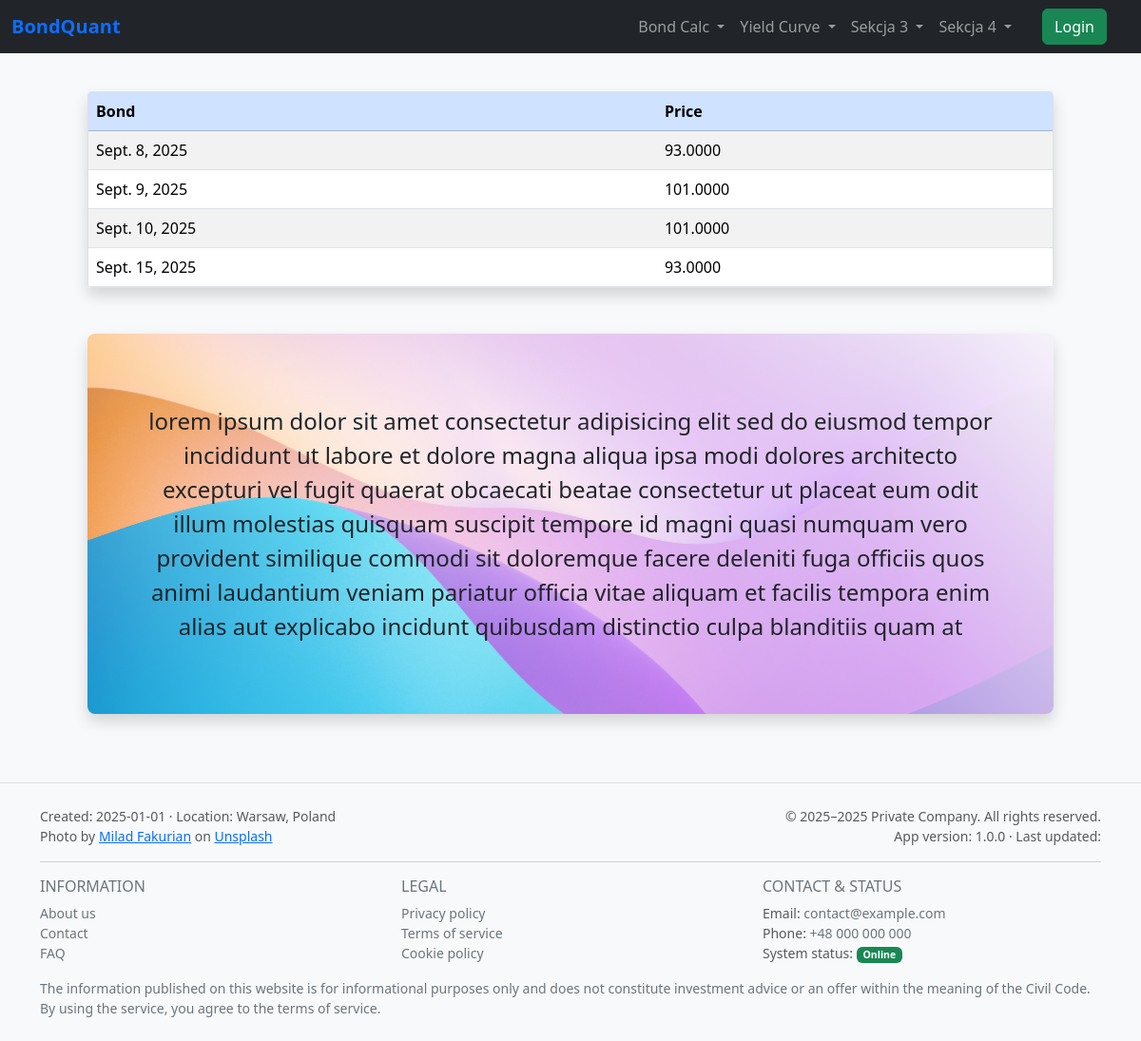
The page /bonds/list-prices/3/ on the database as committed earlier.
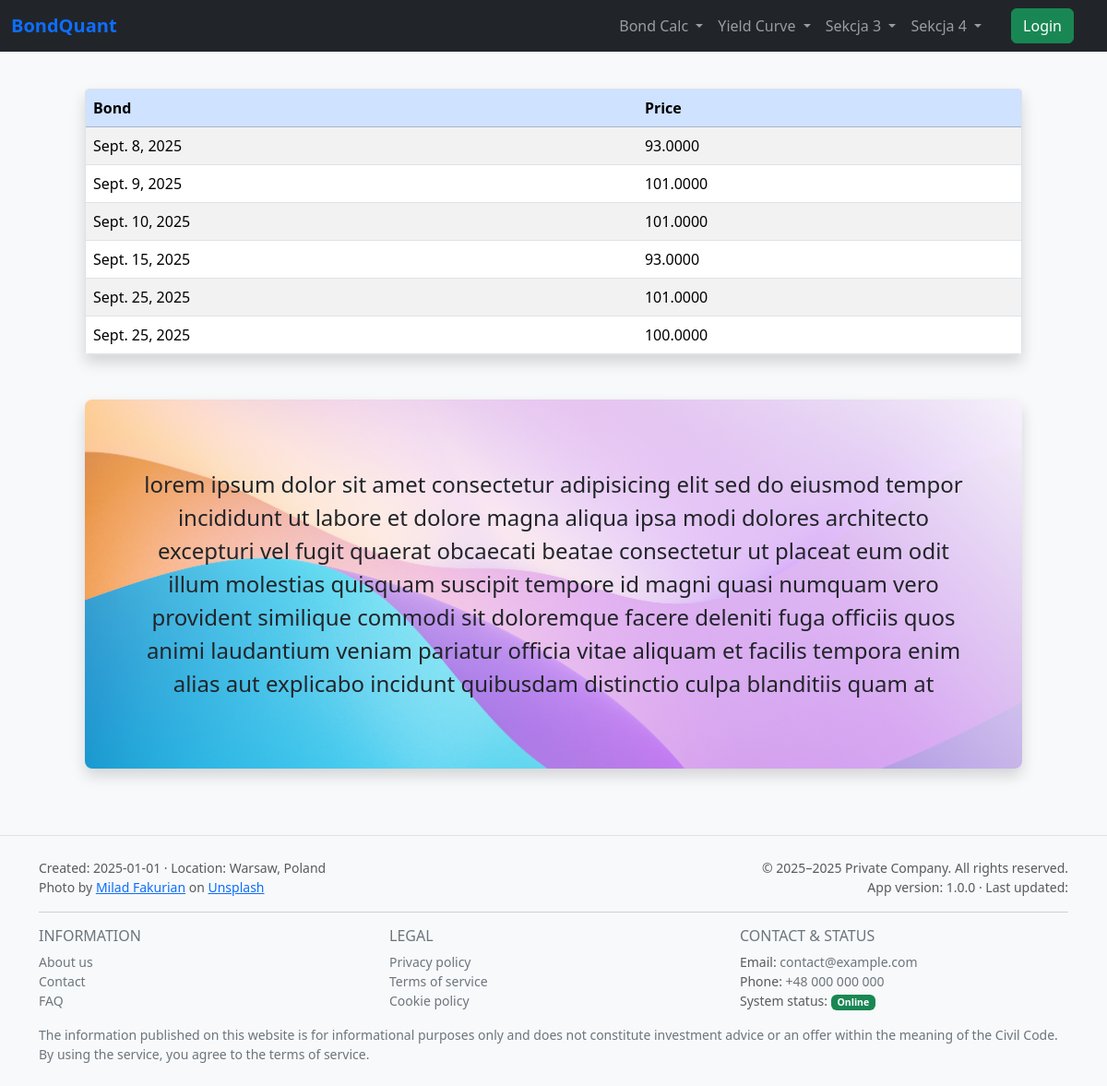
The same page on the database as committed later.
### bonds/models.py (models this page shows, shortened)
class BondPrice(models.Model):
    calendar = ql.Poland()
    settlement_days = '2D'
    settlement_date = calendar.advance(ql.Date.todaysDate(), ql.Period(settlement_days)).ISO()
    bond = models.ForeignKey(Bond, on_delete=models.CASCADE, related_name='prices')
    price = models.DecimalField(max_digits=10, decimal_places=4)
    date = models.DateField(default=settlement_date)
    class Meta:
        ordering = ['date']
        unique_together = ('price', 'date')

### bonds/views.py (the view)
# urls.py: path('list-prices/<int:pk>/', BondPriceListView.as_view(), name='list_bond_prices'),
class BondPriceListView(ListView):
    model = BondPrice
    context_object_name = 'bond_prices'
    template_name = 'bonds/list_bond_prices.html'
    def get_context_data(self, *args, **kwargs):
        context = super().get_context_data(**kwargs)
        return context
    def get_queryset(self):
        bond_pk = self.kwargs.get('pk')
        return BondPrice.objects.filter(bond_id=bond_pk)

### bonds/templates/bonds/list_bond_prices.html (shortened to what this page needs)
{% extends 'base.html' %}
{% load static %}
{% block content %}
    <div class="overflow-hidden rounded-1 border shadow">
            <table class="table table-striped table-hover mb-0">
            <thead>
            <tr class="table-primary">
                <th>Bond</th>
                <th>Price</th>
            </tr>
        </thead>
        {% for obj in bond_prices %}
            <tr>
                <td>{{ obj.date }}</td>
                <td>{{ obj.price }}</td>
            </tr>
        {% endfor %}
        </table>
    </div>
{% endblock %}

### templates/base.html (shortened to what this page needs)
<!DOCTYPE html>
{% load static %}
{% load crispy_forms_field %}
<html lang="en">
<head>
    <link href="https://cdn.jsdelivr.net/npm/bootstrap@5.3.2/dist/css/bootstrap.min.css" rel="stylesheet"
>
    <link href="{% static 'styles.css' %}" rel="stylesheet">
</head>
<body class="bg-light">
{% include 'navbar.html' %}
<div class="container-fluid py-4">
    <section class="main-container">
        {% block content %}
        {% endblock %}
        <p class="fs-4 px-5 my-5 text-center hero-section bg-hero-7 rounded-3 shadow d-flex align-items-center" style="min-height: 50vh;">
            {% lorem 75 w %}
        </p>
    </section>
</div>
{% include 'footer.html' %}
</body>
</html>

### templates/navbar.html (shortened to what this page needs)
<nav class="navbar navbar-expand-lg navbar-dark bg-dark mb-2">
  <div class="container-fluid">
    <a class="navbar-brand fw-semibold text-primary" href="{% url 'bonds:home' %}">BondQuant</a>
    <div class="collapse navbar-collapse" id="mainNavbar">
        <ul class="navbar-nav ms-auto mb-0 mb-lg-0">
        <li class="nav-item dropdown activate">
          <a class="nav-link dropdown-toggle activate" href="#" id="dropdown1" role="button"
             data-bs-toggle="dropdown" aria-expanded="false">
            Bond Calc
          </a>
        </li>
        <li class="nav-item dropdown">
          <a class="nav-link dropdown-toggle activate" href="#" id="dropdown2" role="button"
             data-bs-toggle="dropdown" aria-expanded="false">
            Yield Curve
          </a>
        </li>
        <li class="nav-item dropdown">
          <a class="nav-link dropdown-toggle activate" href="#" id="dropdown3" role="button"
             data-bs-toggle="dropdown" aria-expanded="false">
            Sekcja 3
          </a>
        </li>
        <li class="nav-item dropdown">
          <a class="nav-link dropdown-toggle" href="#" id="dropdown4" role="button"
             data-bs-toggle="dropdown" aria-expanded="false">
            Sekcja 4
          </a>
        </li>
      </ul>
      <div class="d-flex">
        <a class="btn btn-success ms-4 me-4" href="/login/">Login</a>
      </div>
    </div>
  </div>
</nav>

### templates/footer.html
<footer class="bg-light text-muted border-top mt-0">
  <div class="container py-4">
    <div class="row gy-3 align-items-center">
      <div class="col-12 col-md-6">
        <div class="small">
            Created: {{ site_created_at|date:"Y-m-d" }}{% if not site_created_at %}2025-01-01{% endif %} · Location: {{ site_city|default:"Warsaw" }}, {{ site_country|default:"Poland" }}<br>
            Photo by <a href="https://unsplash.com/@fakurian?utm_content=creditCopyText&utm_medium=referral&utm_source=unsplash">Milad Fakurian</a> on <a href="https://unsplash.com/photos/blue-orange-and-yellow-wallpaper-E8Ufcyxz514?utm_content=creditCopyText&utm_medium=referral&utm_source=unsplash">Unsplash</a>
        </div>
      </div>
      <div class="col-12 col-md-6 text-md-end">
        <div class="small">
            © 2025–{% now "Y" %} Private Company. All rights reserved.<br>
          App version: {{ app_version|default:"1.0.0" }} · Last updated: {{ last_updated|date:"Y-m-d" }}
        </div>
      </div>
    </div>
    <hr class="my-3">
    <div class="row gy-2">
      <div class="col-12 col-md-4">
        <h6 class="text-uppercase text-secondary mb-2">Information</h6>
        <ul class="list-unstyled small mb-0">
          <li><a class="link-secondary text-decoration-none" href="/about/">About us</a></li>
          <li><a class="link-secondary text-decoration-none" href="/contact/">Contact</a></li>
          <li><a class="link-secondary text-decoration-none" href="/faq/">FAQ</a></li>
        </ul>
      </div>
      <div class="col-12 col-md-4">
        <h6 class="text-uppercase text-secondary mb-2">Legal</h6>
        <ul class="list-unstyled small mb-0">
          <li><a class="link-secondary text-decoration-none" href="/privacy/">Privacy policy</a></li>
          <li><a class="link-secondary text-decoration-none" href="/terms/">Terms of service</a></li>
          <li><a class="link-secondary text-decoration-none" href="/cookies/">Cookie policy</a></li>
        </ul>
      </div>
      <div class="col-12 col-md-4">
        <h6 class="text-uppercase text-secondary mb-2">Contact & Status</h6>
        <ul class="list-unstyled small mb-0">
          <li>Email: <a class="link-secondary text-decoration-none" href="mailto:contact@example.com">contact@example.com</a></li>
          <li>Phone: <span class="text-secondary">+48 000 000 000</span></li>
          <li>System status: <span class="badge text-bg-success align-middle">Online</span></li>
        </ul>
      </div>
    </div>
    <div class="row mt-3">
      <div class="col-12">
        <p class="small text-secondary mb-0">
          The information published on this website is for informational purposes only and does not constitute investment advice or an offer within the meaning of the Civil Code.
          By using the service, you agree to the terms of service.
        </p>
      </div>
    </div>
  </div>
</footer>

### static/styles.css (style rules this page uses)
body { background-color: #f0f0f0; }
.main-container { margin: auto 5rem; }
.hero-section { min-height: 60vh; background-repeat: no-repeat; background-size: cover; background-position: center; position: relative; }
.bg-hero-7 { background-image: linear-gradient(45deg, rgba(255, 255, 255, 0.10), rgba(255, 255, 255, 0.95)), url("/static/img/milad-fakurian-E8Ufcyxz514-unsplash.jpg"); }

Rows that differ between the two databases and show on the page:
added BondPrice: date "Sept. 25, 2025", price "101.0000"
added BondPrice: date "Sept. 25, 2025", price "100.0000"
